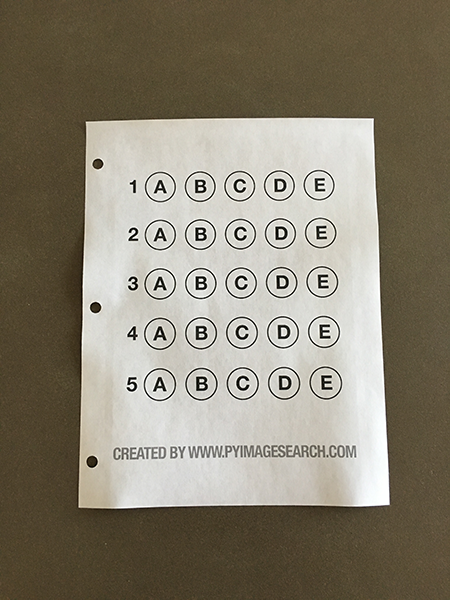
#> input picture answer_sheet/example_test.png, 450 x 600 px, given in place of test.avi, which was not available
$ python main.py
#> lines starting #> are read from the running program, lines starting #| are printed output that depends on the picture; after the words box and inside, x2 and y2 are one past the last pixel; in counts of white or black regions, pixels touching at a corner belong together; pictures that were not available may be replaced by others from this repository, and a replacement may not be noted
import cv2

cap = cv2.VideoCapture('test.avi')
kernel = cv2.getStructuringElement(cv2.MORPH_ELLIPSE, (3, 3))
fgbg = cv2.createBackgroundSubtractorMOG2()

while (True):
    ret, frame = cap.read()
#> frame is the input picture: shape (600, 450, 3); mean B, G, R 112.8, 129, 136.3
    fgmask = fgbg.apply(frame)
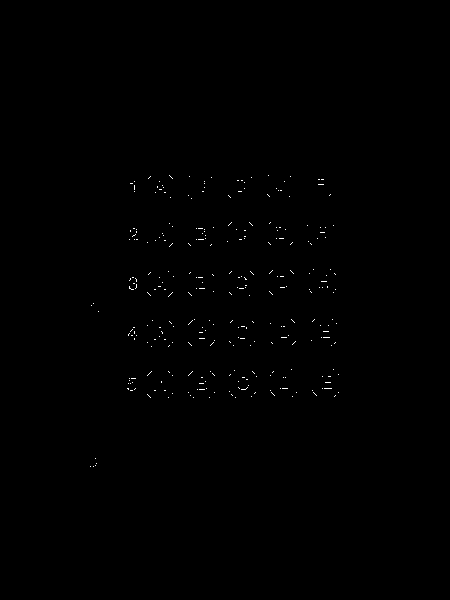
#> fgmask: shape (600, 450); values 127 (black) and 255 (white), 0.23% white in thin lines or dots, all inside (x1, y1, x2, y2) = (90, 175, 339, 467)

    fgmask = cv2.morphologyEx(fgmask, cv2.MORPH_OPEN, kernel)
#> fgmask: shape (600, 450); every value is 127
    cnts = cv2.findContours(fgmask, cv2.RETR_EXTERNAL, cv2.CHAIN_APPROX_SIMPLE)[1]
#> cnts = [[[0, 0], [0, 599], [449, 599], [449, 0]]]

    for c in cnts:
        perimeter = cv2.arcLength(c, True)
        if perimeter > 188:
            x, y, w, h = cv2.boundingRect(c)
            cv2.rectangle(frame, (x, y), (x + w, y + h), (0, 255, 0), 2)
#> this loop made 1 pass
#> (c, perimeter, x, y, w, h) on pass 1: ([[0, 0], [0, 599], [449, 599], [449, 0]], 2096, 0, 0, 450, 600)
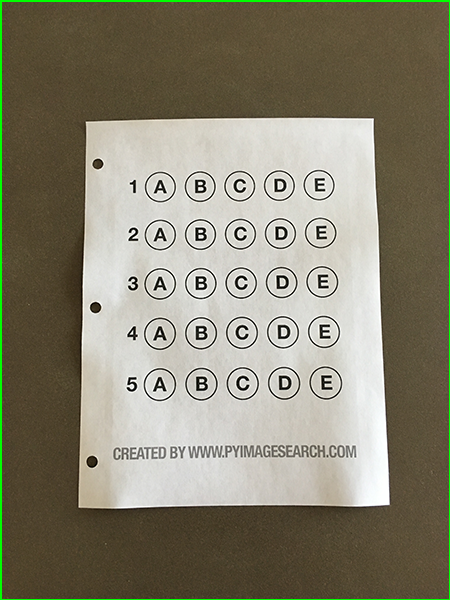
#> frame: shape (600, 450, 3); 1.16% of pixels changed, all inside (x1, y1, x2, y2) = (0, 0, 450, 600)

    cv2.imshow('frame', frame)
    cv2.imshow('fgmask', fgmask)
    k = cv2.waitKey(150)
#> (key Esc is pressed here)
    if k == 27:
        break

cap.release()
cv2.destroyAllWindows()

$ run again, on answer_sheet/test_01.png
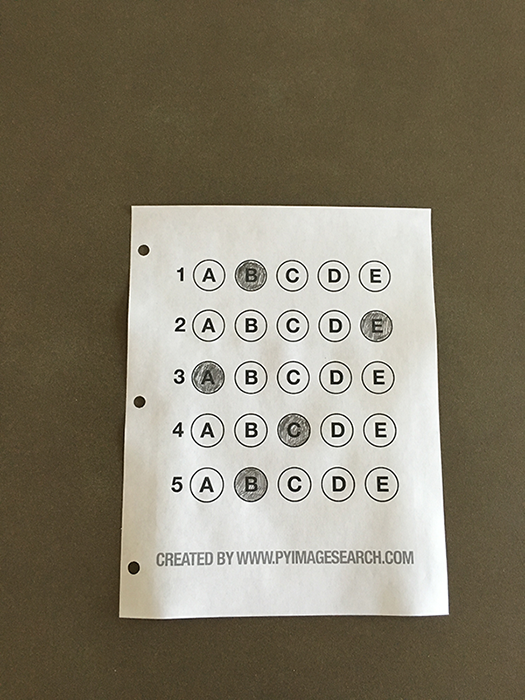
#> input picture answer_sheet/test_01.png, 525 x 700 px, given in place of test.avi, which was not available
#> frame is the input picture: shape (700, 525, 3); mean B, G, R 104.7, 123.2, 130.7
#> `fgmask = fgbg.apply(frame)`:
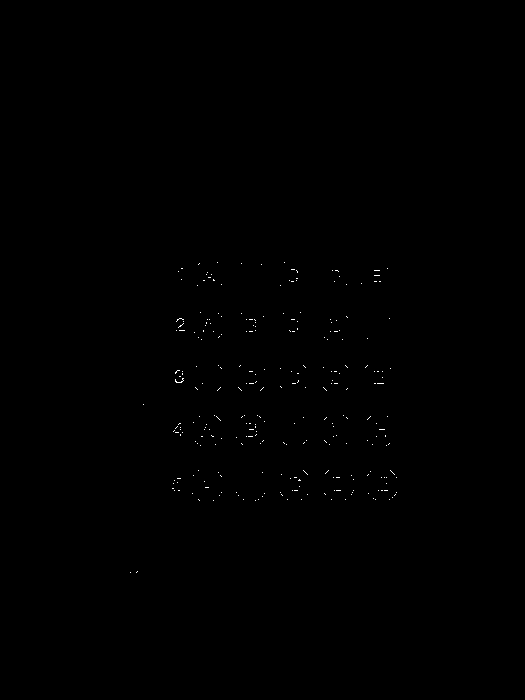
#> fgmask: shape (700, 525); values 127 (black) and 255 (white), 0.14% white in thin lines or dots, all inside (x1, y1, x2, y2) = (130, 262, 397, 573)
#> cnts = [[[0, 0], [0, 699], [524, 699], [524, 0]]]
#> the loop `for c in cnts:` made 1 pass
#> (c, perimeter, x, y, w, h) on pass 1: ([[0, 0], [0, 699], [524, 699], [524, 0]], 2446, 0, 0, 525, 700)
#> after the loop `for c in cnts:`:
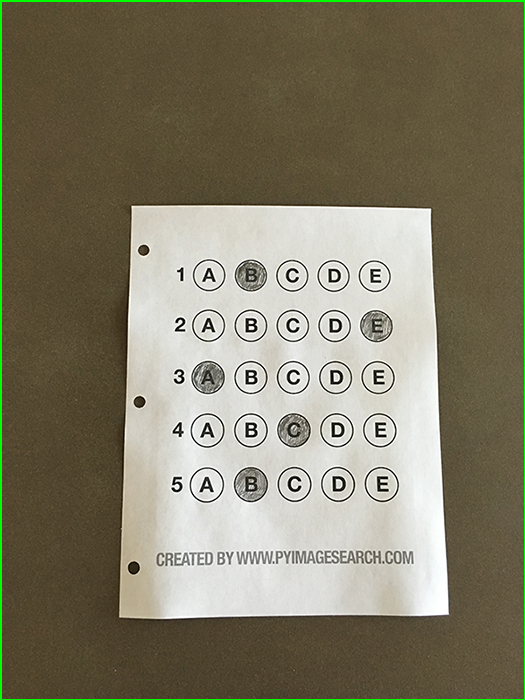
#> frame: shape (700, 525, 3); 1% of pixels changed, all inside (x1, y1, x2, y2) = (0, 0, 525, 700)
